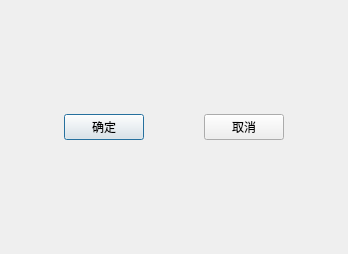
<?xml version="1.0" encoding="UTF-8"?>
<ui version="4.0">
 <class>CommonDialog</class>
 <widget class="QDialog" name="CommonDialog">
  <property name="geometry">
   <rect>
    <x>0</x>
    <y>0</y>
    <width>348</width>
    <height>254</height>
   </rect>
  </property>
  <property name="windowTitle">
   <string>Dialog</string>
  </property>
  <layout class="QGridLayout" name="gridLayout_2" rowstretch="3,1">
   <item row="0" column="0">
    <layout class="QGridLayout" name="gridLayout_main"/>
   </item>
   <item row="1" column="0">
    <layout class="QHBoxLayout" name="horizontalLayout">
     <item>
      <spacer name="horizontalSpacer">
       <property name="orientation">
        <enum>Qt::Horizontal</enum>
       </property>
       <property name="sizeHint" stdset="0">
        <size>
         <width>40</width>
         <height>20</height>
        </size>
       </property>
      </spacer>
     </item>
     <item>
      <widget class="QPushButton" name="pushButton_ok">
       <property name="text">
        <string>确定</string>
       </property>
      </widget>
     </item>
     <item>
      <spacer name="horizontalSpacer_2">
       <property name="orientation">
        <enum>Qt::Horizontal</enum>
       </property>
       <property name="sizeHint" stdset="0">
        <size>
         <width>40</width>
         <height>20</height>
        </size>
       </property>
      </spacer>
     </item>
     <item>
      <widget class="QPushButton" name="pushButton_cancel">
       <property name="text">
        <string>取消</string>
       </property>
      </widget>
     </item>
     <item>
      <spacer name="horizontalSpacer_3">
       <property name="orientation">
        <enum>Qt::Horizontal</enum>
       </property>
       <property name="sizeHint" stdset="0">
        <size>
         <width>40</width>
         <height>20</height>
        </size>
       </property>
      </spacer>
     </item>
    </layout>
   </item>
  </layout>
 </widget>
 <resources/>
 <connections/>
</ui>
